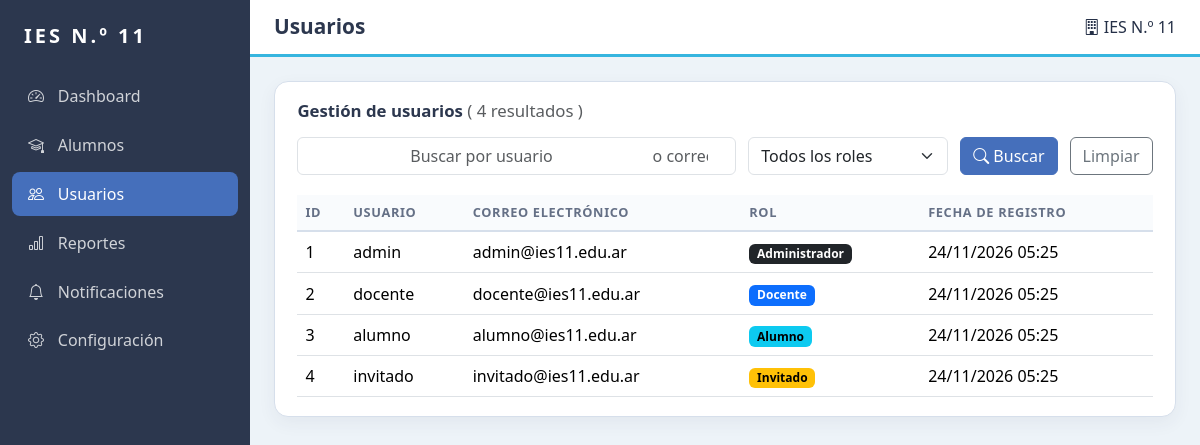
/usuarios.php (signed in), run on the app's committed database.
### tables this page shows
CREATE TABLE `usuarios` (
  `id` int(11) NOT NULL,
  `usuario` varchar(50) NOT NULL,
  `email` varchar(120) NOT NULL,
  `password` varchar(255) NOT NULL,
  `rol` enum('Administrador','Docente','Alumno','Invitado') NOT NULL DEFAULT 'Invitado',
  `fecha_registro` timestamp NOT NULL DEFAULT current_timestamp()
);

### config/conexion.php (called while the page is built, shortened)
<?php
if (!function_exists("e")) {
    function e(mixed $texto): string
    {
        return htmlspecialchars(
            (string) $texto,
            ENT_QUOTES,
            "UTF-8"
        );
    }
}

### usuarios.php (the view, shortened to what this page needs)
<?php
require_once __DIR__ . "/config/conexion.php";
$titulo = "Usuarios";
$buscar = trim($_GET["buscar"] ?? "");
$parametros = [];
$sql =
    "SELECT
        id,
        usuario,
        email,
        rol,
        fecha_registro
     FROM usuarios";
$sql .=
    " ORDER BY id ASC";
$consulta =
    $conexion->prepare($sql);
$consulta->execute($parametros);
$usuarios =
    $consulta->fetchAll();
include "includes/header.php";
include "includes/sidebar.php";
?>
<div class="contenido flex-grow-1">
    <div class="barra-superior">
        <h1 class="titulo-pagina">
            <?= e($titulo) ?>
        </h1>
        <span>
            <i class="bi bi-building"></i>
            IES N.º 11
        </span>
    </div>
    <main class="p-3 p-md-4">
        <div class="tarjeta-panel">
            <h2>
                Gestión de usuarios
                <span
                    class="
                        text-muted
                        fw-normal
                    "
                >
                    (
                    <?= count($usuarios) ?>
                    resultado<?= count($usuarios) === 1
                        ? ""
                        : "s" ?>
                    )
                </span>
            </h2>
            <form
                method="GET"
                action="usuarios.php"
                class="barra-filtros"
            >
                <input
                    type="search"
                    name="buscar"
                    class="
                        form-control
                        buscador
                    "
                    placeholder="
                        Buscar por usuario
                        o correo..."
                    value="<?= e($buscar) ?>"
                >
                <select
                    name="rol"
                    class="form-select"
                >
                    <option value="">
                        Todos los roles
                    </option>
                </select>
                <button
                    type="submit"
                    class="
                        btn
                        boton-principal
                    "
                >
                    <i class="bi bi-search"></i>
                    Buscar
                </button>
                <a
                    href="usuarios.php"
                    class="
                        btn
                        btn-outline-secondary
                    "
                >
                    Limpiar
                </a>
            </form>
            <div class="table-responsive">
                <table
                    class="
                        table
                        table-hover
                        tabla-datos
                    "
                >
                    <thead>
                        <tr>
                            <th>ID</th>
                            <th>Usuario</th>
                            <th>
                                Correo electrónico
                            </th>
                            <th>Rol</th>
                            <th>
                                Fecha de registro
                            </th>
                        </tr>
                    </thead>
                    <tbody>
                    <?php foreach (
                        $usuarios as $u
                    ): ?>
                        <?php
                        $claseRol = match (
                            $u["rol"]
                        ) {
                            "Administrador" =>
                                "text-bg-dark",
                            "Docente" =>
                                "text-bg-primary",
                            "Alumno" =>
                                "text-bg-info",
                            "Invitado" =>
                                "text-bg-warning",
                            default =>
                                "text-bg-secondary"
                        };
                        ?>
                        <tr>
                            <td>
                                <?= $u["id"] ?>
                            </td>
                            <td>
                                <?= e(
                                    $u["usuario"]
                                ) ?>
                            </td>
                            <td>
                                <?= e(
                                    $u["email"]
                                ) ?>
                            </td>
                            <td>
                                <span
                                    class="
                                        badge
                                        <?= $claseRol ?>
                                    "
                                >
                                    <?= e(
                                        $u["rol"]
                                    ) ?>
                                </span>
                            </td>
                            <td>
                                <?= date(
                                    "d/m/Y H:i",
                                    strtotime(
                                        $u[
                                            "fecha_registro"
                                        ]
                                    )
                                ) ?>
                            </td>
                        </tr>
                    <?php endforeach; ?>
                    </tbody>
                </table>
            </div>
        </div>
    </main>
</div>
</div>
</body>
</html>

### assets/css/styles.css (style rules this page uses)
:root { --azul-institucional: #456fbb; --azul-profundo: #2c374e; --azul-medio: #438fca; --celeste-acento: #36b5df; --gris-azulado: #edf3f8; --blanco-suave: #f9fbfd; --texto-principal: #253047; --texto-secundario: #657086; --borde-suave: #d6dfeb; --blanco: #ffffff; --verde: #2f9e77; --rojo: #d64545; }
body { color: var(--texto-principal); background-color: var(--gris-azulado); font-family: "Segoe UI", Arial, sans-serif; }
.contenido { min-width: 0; min-height: 100vh; }
.barra-superior { display: flex; align-items: center; gap: 1rem; padding: 0.9rem 1.5rem; background: var(--blanco); border-bottom: 3px solid var(--celeste-acento); }
.titulo-pagina { margin: 0 auto 0 0; color: var(--azul-profundo); font-size: 1.3rem; font-weight: 700; }
.tarjeta-panel { height: 100%; padding: 1.2rem 1.4rem; background: var(--blanco); border: 1px solid var(--borde-suave); border-radius: 14px; box-shadow: 0 6px 18px rgba(44, 55, 78, 0.06); }
.tarjeta-panel h2 { margin-bottom: 1rem; color: var(--azul-profundo); font-size: 1.05rem; font-weight: 700; }
.tabla-datos { margin-bottom: 0; }
.tabla-datos thead th { color: var(--texto-secundario); background: var(--blanco-suave); border-bottom: 2px solid var(--borde-suave); font-size: 0.8rem; letter-spacing: 0.05em; text-transform: uppercase; white-space: nowrap; }
.tabla-datos td { vertical-align: middle; }
.barra-filtros { display: flex; flex-wrap: wrap; gap: 0.75rem; margin-bottom: 1.25rem; }
.barra-filtros .buscador { flex: 1 1 260px; }
.barra-filtros select { flex: 0 1 200px; }
.boton-principal { color: var(--blanco); background: var(--azul-institucional); border: 1px solid var(--azul-institucional); }

### data on the page
usuarios: id "1", usuario "admin", email "admin@ies11.edu.ar", rol "Administrador", fecha_registro "24/11/2026 05:25"
usuarios: id "2", usuario "docente", email "docente@ies11.edu.ar", rol "Docente", fecha_registro "24/11/2026 05:25"
usuarios: id "3", usuario "alumno", email "alumno@ies11.edu.ar", rol "Alumno", fecha_registro "24/11/2026 05:25"
usuarios: id "4", usuario "invitado", email "invitado@ies11.edu.ar", rol "Invitado", fecha_registro "24/11/2026 05:25"

### other printed values
$texto "Dashboard"
$texto "Alumnos"
$texto "Usuarios"
$texto "Reportes"
$texto "Notificaciones"
$texto "Configuración"
$titulo "Usuarios"
count($usuarios) "4"
